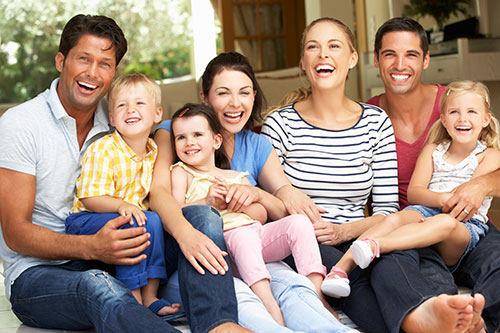
#> input picture 2.jpg, 500 x 333 px
$ python faceRec.py
#> lines starting #> are read from the running program, lines starting #| are printed output that depends on the picture; after the words box and inside, x2 and y2 are one past the last pixel; in counts of white or black regions, pixels touching at a corner belong together
imagePath = '2.jpg'
cascPath = 'haarcascade_frontalface_default.xml'

import cv2

image = cv2.imread(imagePath)
#> image is the input picture: shape (333, 500, 3); mean B, G, R 124.1, 137.8, 157.9
faceCascade = cv2.CascadeClassifier(cascPath)

gray = cv2.cvtColor(image, cv2.COLOR_BGR2GRAY)
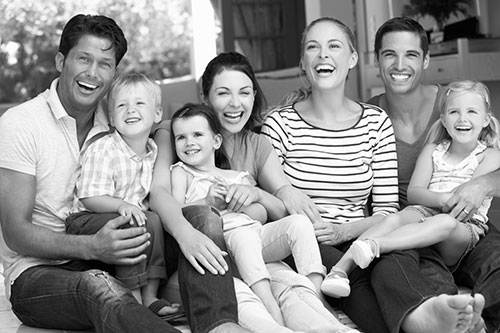
#> gray: shape (333, 500); min 0, max 255, mean 142.2

cv2.imshow("Gray Scale Image", gray)
cv2.waitKey(0)


faces = faceCascade.detectMultiScale(
    gray,
    scaleFactor=1.2,
    minNeighbors=5,
    minSize=(30,30),
    flags=cv2.CASCADE_SCALE_IMAGE
)
#> faces = [[167, 117, 49, 49], [295, 23, 60, 60], [371, 33, 58, 58], [63, 38, 61, 61], [205, 71, 57, 57], [106, 84, 53, 53], [436, 90, 56, 56]]

print(f"Found {len(faces)} faces!")
#| Found 7 faces!

for (x, y, w, h) in faces:
    cv2.rectangle(
        image,
        (x, y),
        (x+w, y+h),
        (0, 255, 0), 2
    )
#> this loop made 7 passes
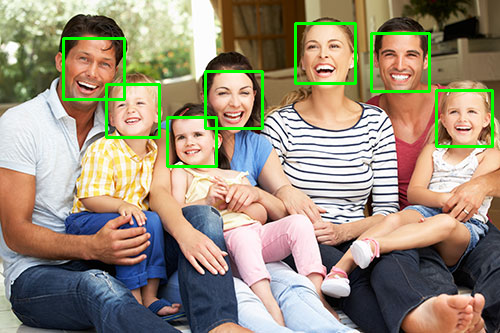
#> image: shape (333, 500, 3); 2.8% of pixels changed, all inside (x1, y1, x2, y2) = (62, 22, 494, 168)

cv2.imshow("Faces found", image)
cv2.waitKey(0)

$ run again, with 1.jpg copied over 2.jpg
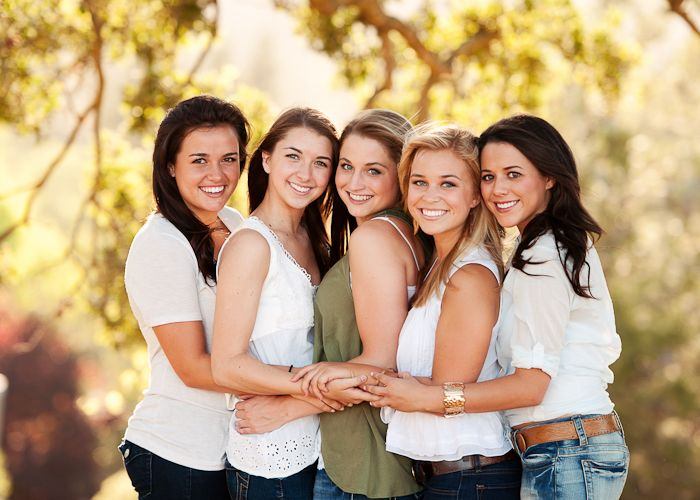
#> input picture 1.jpg, 700 x 500 px
#> image is the input picture: shape (500, 700, 3); mean B, G, R 126.4, 160.8, 187.3
#> `gray = cv2.cvtColor(image, cv2.COLOR_BGR2GRAY)`:
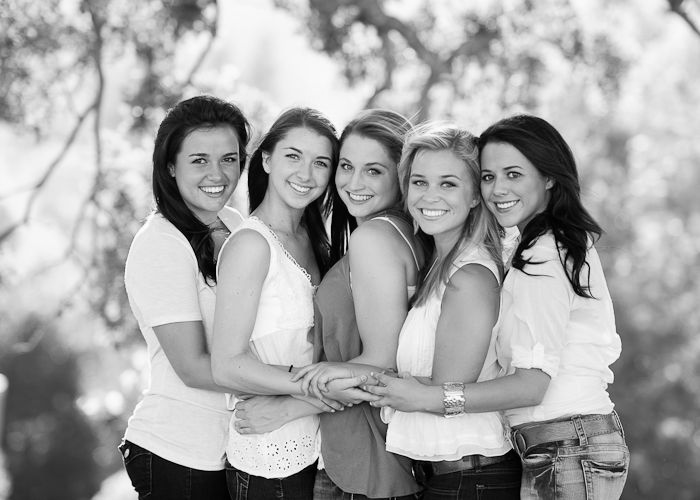
#> gray: shape (500, 700); min 0, max 255, mean 164.8
#> faces = [[173, 131, 77, 77], [327, 143, 69, 69], [469, 147, 74, 74], [268, 131, 74, 74], [395, 153, 79, 79]]
#| Found 5 faces!
#> the loop `for (x, y, w, h) in faces:` made 5 passes
#> after the loop `for (x, y, w, h) in faces:`:
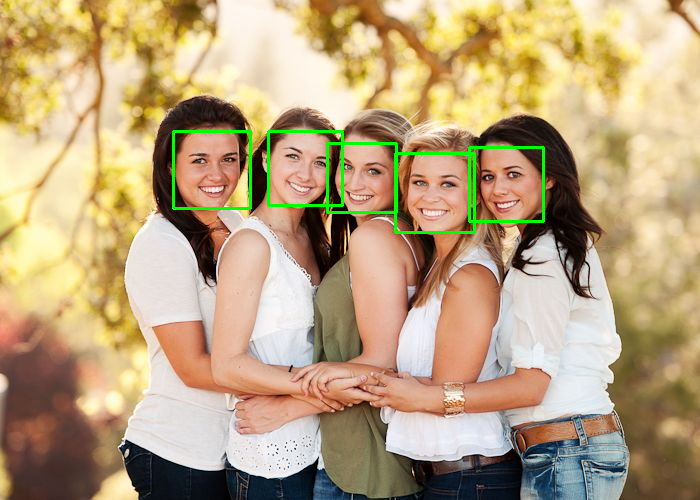
#> image: shape (500, 700, 3); 1.23% of pixels changed, all inside (x1, y1, x2, y2) = (172, 130, 545, 234)
